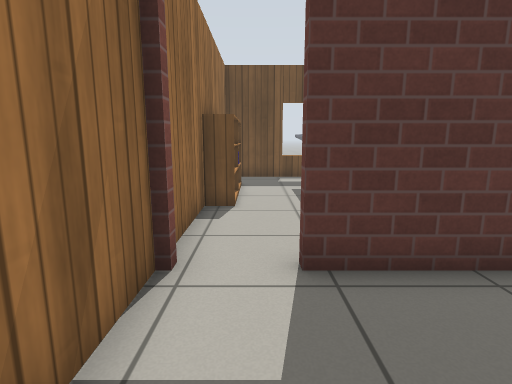
view 1 (above)

12 first-person views from a walk through a robot-simulator world made for Gazebo. The camera is 0.9 m above the floor, tilts 10° down and sees 80° across. The floor is counted in squares, 0.5 m on a side. Each view is taken from the middle of a square. On the plan, view 1 faces up. The plan holds only what a view shows up to about 16 squares ahead; the rest is blank. The robots in the file are not drawn. Gazebo's built-in surfaces are drawn with simple patterns.

view 2
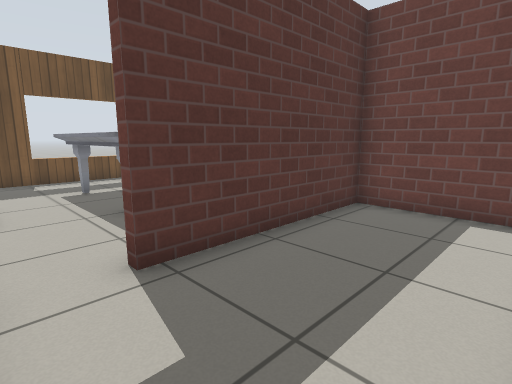

view 3
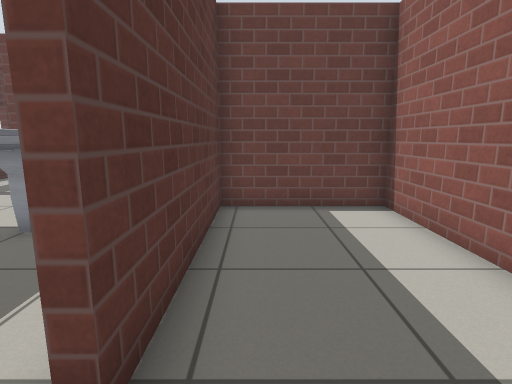

view 4
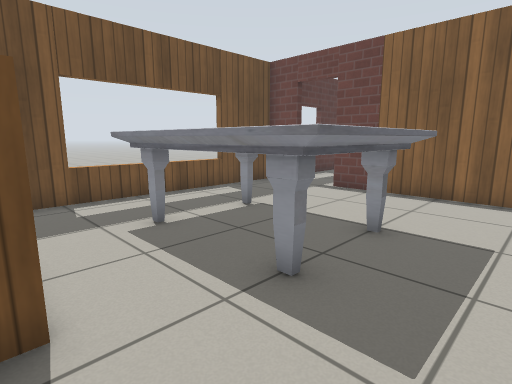

view 5
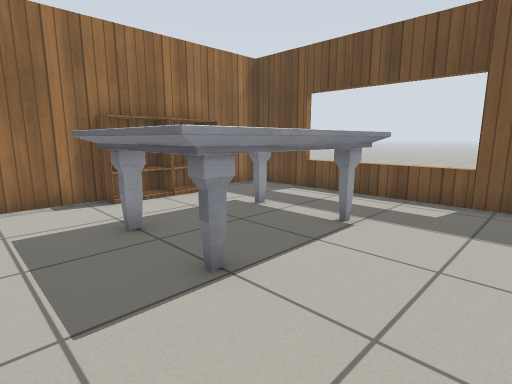

view 6
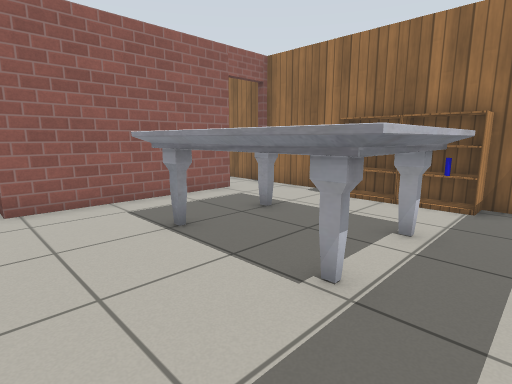

view 7
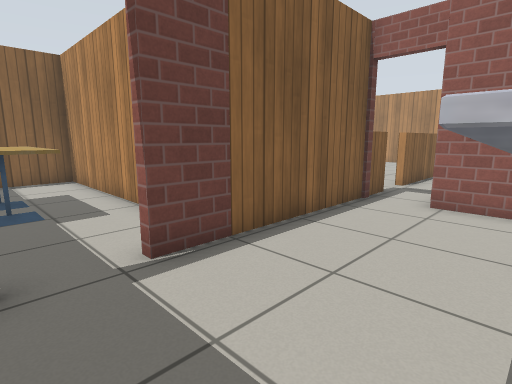

view 8
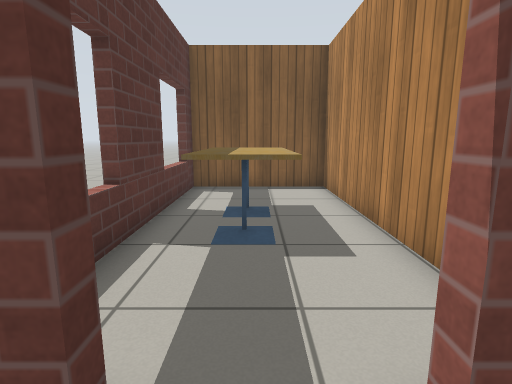

view 9
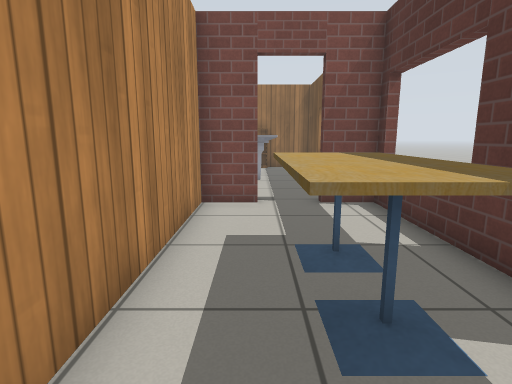

view 10
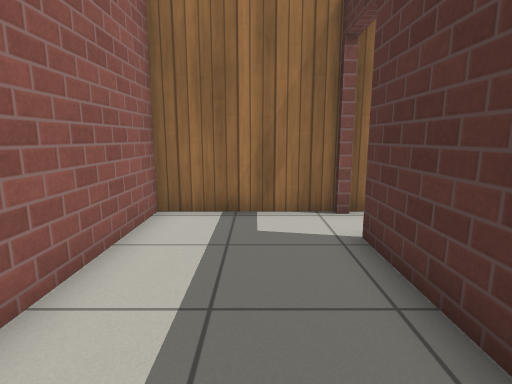

view 11
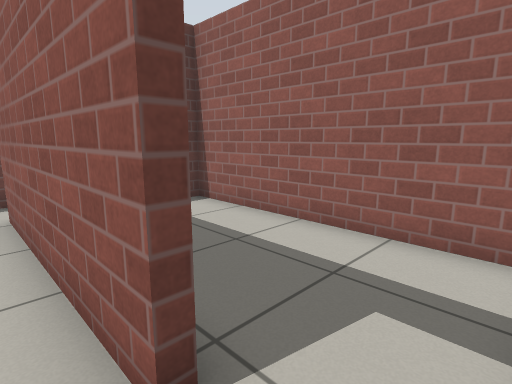

view 12
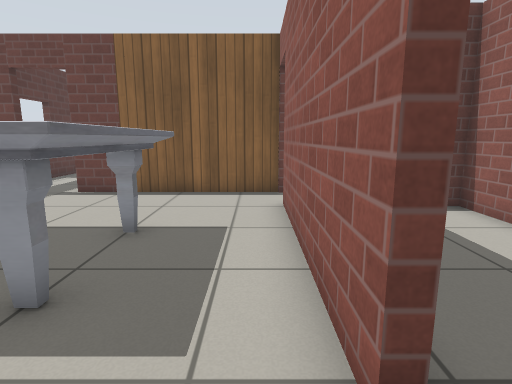

### Floor plan
Ten units are one square. View 1 is at (0, 0); x grows to the right and y downward. Boxes are objects, and circles mark ways between rooms. Rooms are numbered by the first view taken in them; rooms with no view inside come last. Other rooms are left out.
<svg viewBox="-20 -150 219 160">
<path fill="none" stroke="#000" d="M-6 5 70 5 70 -39 6 -39M-14 -44 -14 5M6 -42 74 -42M92 -127 92 -143 -14 -143 -14 -44M92 -25 92 -111M95 -111 95 -95 194 -95 194 -135M184 -143 111 -143M95 -144 95 -128"/>
<rect x="-15" y="-45" width="10" height="10" fill="#bbb"><title>brick box</title></rect>
<rect x="-15" y="-95" width="10" height="20" fill="#bbb"><title>bookshelf</title></rect>
<rect x="-15" y="-115" width="10" height="20" fill="#bbb"><title>bookshelf</title></rect>
<rect x="15" y="-125" width="40" height="60" fill="#bbb"><title>marble table</title></rect>
<rect x="85" y="-45" width="10" height="10" fill="#bbb"><title>brick post</title></rect>
<rect x="95" y="-145" width="10" height="10" fill="#bbb"><title>brick box</title></rect>
<rect x="125" y="-135" width="20" height="20" fill="#bbb"><title>cafe table</title></rect>
<rect x="145" y="-135" width="20" height="20" fill="#bbb"><title>cafe table</title></rect>
<circle cx="-5" cy="-40" r="3" fill="#2a7"/>
<circle cx="90" cy="-120" r="3" fill="#2a7"/>
<text x="20" y="-20">1</text>
<text x="40" y="-90">2</text>
<text x="140" y="-120">3</text>
</svg>
Room 1 opens to room 2. Room 2 opens to room 3.

Where each view was taken, in squares from view 1:
view 1: 0 up, 0 right, facing up
view 2: 0 up, 1 left, facing up-right
view 3: 3 up, 1 left, facing right
view 4: 5 up, 1 left, facing up-right
view 5: 5 up, 8 right, facing up-left
view 6: 13 up, 8 right, facing down-left
view 7: 13 up, 5 right, facing down-right
view 8: 12 up, 8 right, facing right
view 9: 11 up, 18 right, facing left
view 10: 2 up, 6 right, facing left
view 11: 5 up, 1 left, facing down-right
view 12: 5 up, 1 left, facing right
